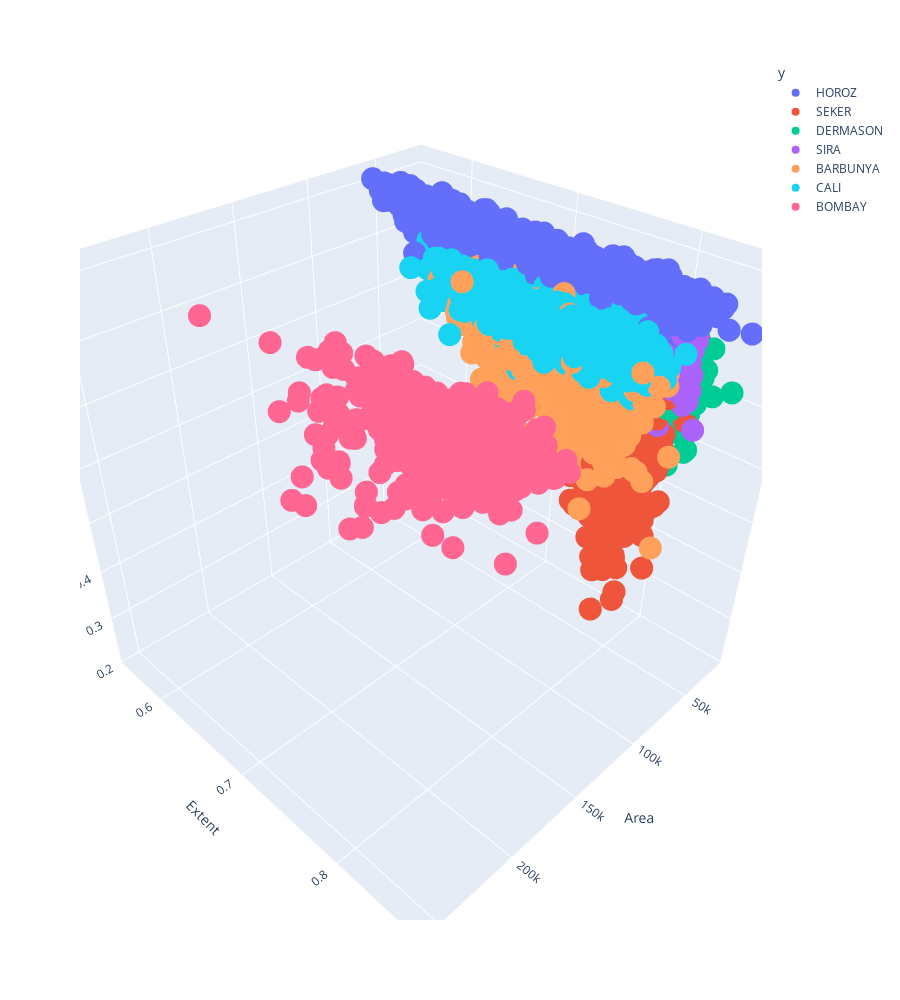

Notebook code for this chart:
### Code cell
px.scatter_3d(train_df,x='Area',y='Extent',z='Eccentricity',color='y',height=1000)

### Figure 1 — Plotly figure (JSON) as saved in the notebook; plotly's stock layout.template omitted (floating-point values rounded to 4 significant figures; data arrays with more than 128 entries replaced by an {"elided": "..."} marker saying what was removed)
{"data": [{"hovertemplate": "y=HOROZ<br>Area=%{x}<br>Extent=%{y}<br>Eccentricity=%{z}<extra></extra>", "legendgroup": "HOROZ", "marker": {"color": "#636efa", "symbol": "circle"}, "mode": "markers", "name": "HOROZ", "scene": "scene", "showlegend": true, "type": "scatter3d", "x": {"elided": "1488 int values"}, "y": {"elided": "1488 float values"}, "z": {"elided": "1488 float values"}}, {"hovertemplate": "y=SEKER<br>Area=%{x}<br>Extent=%{y}<br>Eccentricity=%{z}<extra></extra>", "legendgroup": "SEKER", "marker": {"color": "#EF553B", "symbol": "circle"}, "mode": "markers", "name": "SEKER", "scene": "scene", "showlegend": true, "type": "scatter3d", "x": {"elided": "1621 int values"}, "y": {"elided": "1621 float values"}, "z": {"elided": "1621 float values"}}, {"hovertemplate": "y=DERMASON<br>Area=%{x}<br>Extent=%{y}<br>Eccentricity=%{z}<extra></extra>", "legendgroup": "DERMASON", "marker": {"color": "#00cc96", "symbol": "circle"}, "mode": "markers", "name": "DERMASON", "scene": "scene", "showlegend": true, "type": "scatter3d", "x": {"elided": "2837 int values"}, "y": {"elided": "2837 float values"}, "z": {"elided": "2837 float values"}}, {"hovertemplate": "y=SIRA<br>Area=%{x}<br>Extent=%{y}<br>Eccentricity=%{z}<extra></extra>", "legendgroup": "SIRA", "marker": {"color": "#ab63fa", "symbol": "circle"}, "mode": "markers", "name": "SIRA", "scene": "scene", "showlegend": true, "type": "scatter3d", "x": {"elided": "2109 int values"}, "y": {"elided": "2109 float values"}, "z": {"elided": "2109 float values"}}, {"hovertemplate": "y=BARBUNYA<br>Area=%{x}<br>Extent=%{y}<br>Eccentricity=%{z}<extra></extra>", "legendgroup": "BARBUNYA", "marker": {"color": "#FFA15A", "symbol": "circle"}, "mode": "markers", "name": "BARBUNYA", "scene": "scene", "showlegend": true, "type": "scatter3d", "x": {"elided": "1057 int values"}, "y": {"elided": "1057 float values"}, "z": {"elided": "1057 float values"}}, {"hovertemplate": "y=CALI<br>Area=%{x}<br>Extent=%{y}<br>Eccentricity=%{z}<extra></extra>", "legendgroup": "CALI", "marker": {"color": "#19d3f3", "symbol": "circle"}, "mode": "markers", "name": "CALI", "scene": "scene", "showlegend": true, "type": "scatter3d", "x": {"elided": "1304 int values"}, "y": {"elided": "1304 float values"}, "z": {"elided": "1304 float values"}}, {"hovertemplate": "y=BOMBAY<br>Area=%{x}<br>Extent=%{y}<br>Eccentricity=%{z}<extra></extra>", "legendgroup": "BOMBAY", "marker": {"color": "#FF6692", "symbol": "circle"}, "mode": "markers", "name": "BOMBAY", "scene": "scene", "showlegend": true, "type": "scatter3d", "x": {"elided": "418 int values"}, "y": {"elided": "418 float values"}, "z": {"elided": "418 float values"}}], "layout": {"height": 1000, "legend": {"title": {"text": "y"}, "tracegroupgap": 0}, "margin": {"t": 60}, "scene": {"domain": {"x": [0, 1], "y": [0, 1]}, "xaxis": {"title": {"text": "Area"}}, "yaxis": {"title": {"text": "Extent"}}, "zaxis": {"title": {"text": "Eccentricity"}}}}}
